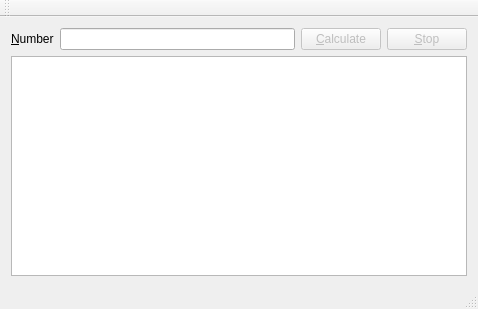
<?xml version="1.0" encoding="UTF-8"?>
<ui version="4.0">
 <class>MainWindow</class>
 <widget class="QMainWindow" name="MainWindow">
  <property name="geometry">
   <rect>
    <x>0</x>
    <y>0</y>
    <width>478</width>
    <height>309</height>
   </rect>
  </property>
  <property name="windowTitle">
   <string>Goldbach</string>
  </property>
  <widget class="QWidget" name="centralWidget">
   <layout class="QVBoxLayout" name="verticalLayout">
    <item>
     <layout class="QHBoxLayout" name="horizontalLayoutInput">
      <item>
       <widget class="QLabel" name="labelNumber">
        <property name="text">
         <string>&amp;Number</string>
        </property>
        <property name="buddy">
         <cstring>lineEditNumber</cstring>
        </property>
       </widget>
      </item>
      <item>
       <widget class="QLineEdit" name="lineEditNumber"/>
      </item>
      <item>
       <widget class="QPushButton" name="pushButtonCalculate">
        <property name="enabled">
         <bool>false</bool>
        </property>
        <property name="text">
         <string>&amp;Calculate</string>
        </property>
       </widget>
      </item>
      <item>
       <widget class="QPushButton" name="pushButtonStop">
        <property name="enabled">
         <bool>false</bool>
        </property>
        <property name="text">
         <string>&amp;Stop</string>
        </property>
       </widget>
      </item>
     </layout>
    </item>
    <item>
     <widget class="QListView" name="listViewResults"/>
    </item>
   </layout>
  </widget>
  <widget class="QMenuBar" name="menuBar">
   <property name="geometry">
    <rect>
     <x>0</x>
     <y>0</y>
     <width>478</width>
     <height>22</height>
    </rect>
   </property>
  </widget>
  <widget class="QToolBar" name="mainToolBar">
   <attribute name="toolBarArea">
    <enum>TopToolBarArea</enum>
   </attribute>
   <attribute name="toolBarBreak">
    <bool>false</bool>
   </attribute>
  </widget>
  <widget class="QStatusBar" name="statusBar"/>
 </widget>
 <layoutdefault spacing="6" margin="11"/>
 <resources/>
 <connections/>
</ui>
